Frame 1 (no input): blank canvas, image omitted
Frame 60 (no input): blank canvas, image omitted
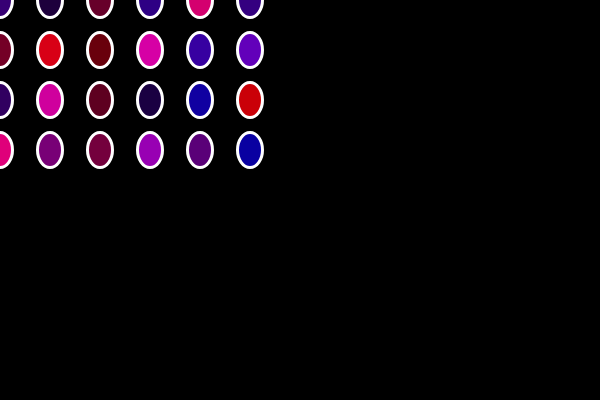
Frame 120 (the mouse pressed at the canvas centre since frame 60)

The p5.js sketch whose frames 1 and 60 were blank and that drew this single picture after the mouse press (run headless with seeded random() and noise() and a simulated clock; from frame 60 on, the mouse is pressed at the canvas centre):

// p5.js sketch
// ── sketch.js
// Some cool trick with For Loop(){}
var offset=0;

function setup() {
  createCanvas(600,400)
}

function draw() {
  
  background(0);
  noFill();
  stroke(255);
  strokeWeight(3);
  
  for(var x=0; x<mouseX; x+=50){
  	for(var y=0; y<mouseY; y+=50){//Try also y<height
  	fill(random(255),0,random(200))
  	ellipse(x,y,25,35);
  	}
  }
  
  /*
  Try to do this ,separate each for loop:
  for(var y=0; y<mouseY; y+=50){
  	fill(random(255),0,random(200))
  	ellipse(x,200,35,35);
  	}
  	
  	for(var x=0; x<mouseX; x+=50){
  	fill(random(255),0,random(200))
  	ellipse(200,y,35,35);
  	}
  */
}

function mousePressed(){
	
}
